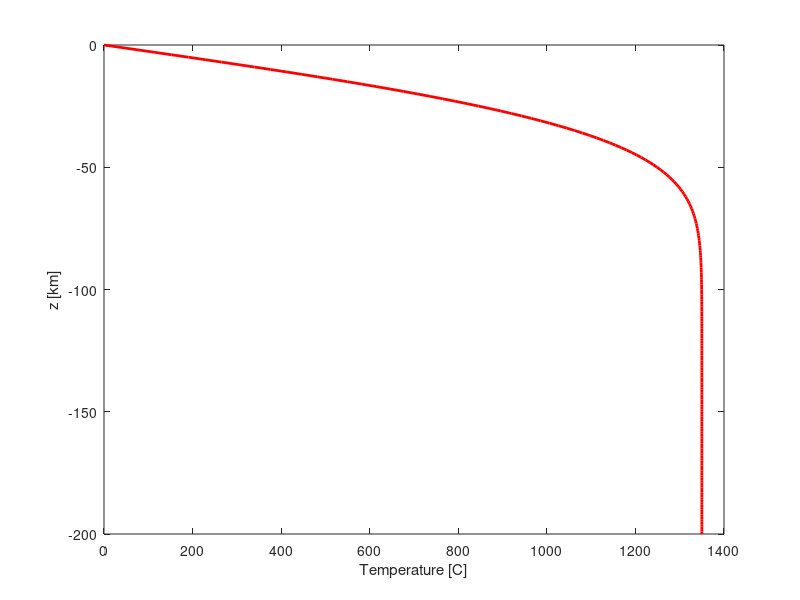

MATLAB code for this plot:
%geothermie1D_script1
clear ;
close all ;
clc ;

%------------------------------------------------

Ts = 0;          %  Surface Temperature [C]
Tm = 1350;       %  Asth. Temp.         [C]
kappa = 1e-6;    %  Diffusivity         [m²/s]

zmin = 0;         % min Depth            [km]
zmax = 200;       % max Depth            [km]
dz   = 1;         %resolution            [km]

Tage = 50          % Thermal age        [Ma]

%--------------------------------------------------
% Units [Syst, Int.];
zmin = zmin*1e3;    % min Depth             [m]
zmax = zmax*1e3;   % max Depth              [m]
dz   = dz*1e3;
Tage = Tage*1e6*365*24*3600; % Thermal age  [s]
%--------------------------------------------------

Tab1d_z = [zmin:dz:zmax];  % Depths       [km]

T = Tm + (Ts-Tm)*erfc(Tab1d_z./sqrt(kappa*Tage));
figure(1),
plot(T,-Tab1d_z/1e3,'r-','lineWidth',2);
xlabel('Temperature [C]');
ylabel('z [km]');




